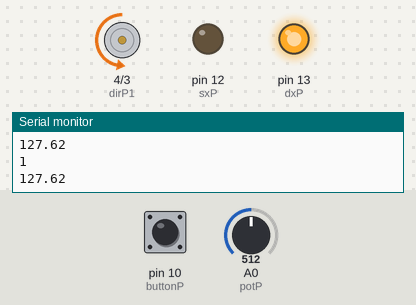
The sketch below on a simulated Arduino Uno, built with avr-gcc and run on an emulated ATmega328P. On the bench: motor-driver pin pairs drawn as motors (green arrow = first pin HIGH = forward, orange = second pin HIGH = backward, longer = more drive, scaled by the enable pin), output pins drawn as LEDs (lit = HIGH), the last lines printed to the serial monitor. The test bench sets the inputs (shaded band); at power-on: A0 (potP) = 512, pin 10 (buttonP) HIGH.

Above: at 1.2 s.
1.3 s: A0 (potP) set to 716
At 1.8 s:
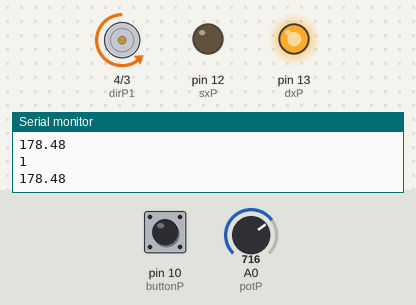
2.8 s: A0 (potP) set to 900
At 4.0 s:
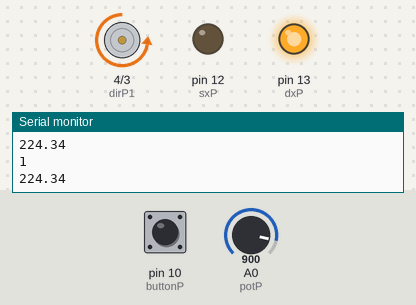
4.3 s: A0 (potP) set to 122
At 5.1 s:
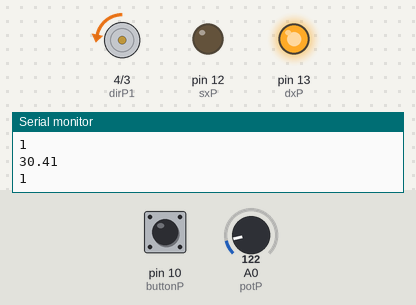
5.8 s: pin 10 (buttonP) pulled LOW for 0.15 s
At 6.5 s:
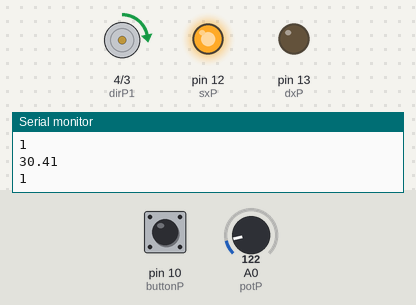
7.4 s: A0 (potP) set to 0
At 8.6 s:
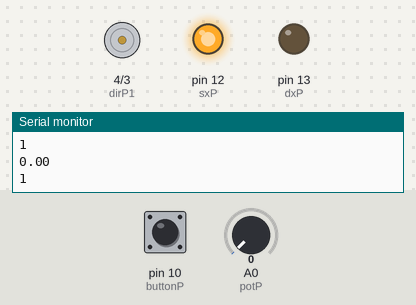
8.9 s: pin 10 (buttonP) pulled LOW for 1 s
At 11.3 s:
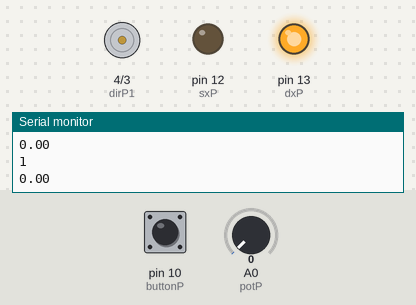
Timing chart, 0 to 12.4 s (numbered marks = the images above; inputs shaded):
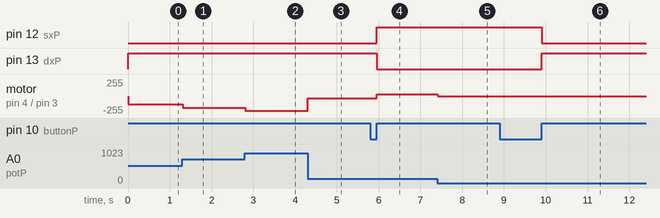

The sketch:

motortestr.ino
```cpp
int speedP=5;
int dirP1=4;
int dirP2=3;
float mSpeed;
int potP=A0;
int potVal;
int buttonP=10;
int buttonRead;
bool dir1=LOW;
bool dir2=HIGH;
int sxP=12;
int dxP=13;
void setup() {
  // put your setup code here, to run once:
pinMode(speedP,OUTPUT);
pinMode(dirP1,OUTPUT);
pinMode(dirP2,OUTPUT);
pinMode(potP,INPUT);
pinMode(dxP,OUTPUT);
pinMode(sxP,OUTPUT);
pinMode(buttonP,INPUT);
digitalWrite(buttonP,HIGH);
Serial.begin(9600);
}

void loop() {
  // put your main code here, to run repeatedly:
potVal = analogRead(potP);
mSpeed=potVal*255./1023.;
buttonRead=digitalRead(buttonP);
Serial.println(buttonRead);
while(buttonRead==0){
  buttonRead=digitalRead(buttonP);
  if(buttonRead==1 && mSpeed<50){
    if (dir1==LOW){
      dir1=HIGH;
      dir2=LOW;
      }
      else{
      dir2=HIGH;
      dir1=LOW;
        }
    }
  }
digitalWrite(dirP1,dir1);
digitalWrite(dirP2,dir2);
digitalWrite(sxP,dir1);
digitalWrite(dxP,dir2);


analogWrite(speedP,mSpeed);

Serial.println(mSpeed);
}
```

Measured:
- after the input at 1.3 s, motor on pin 4 (dirP1) / pin 3 (dirP2): backward 127/255 → backward 178/255 at once
- after the input at 2.8 s, motor on pin 4 (dirP1) / pin 3 (dirP2): backward 178/255 → backward 224/255 at once
- after the input at 4.3 s, motor on pin 4 (dirP1) / pin 3 (dirP2): backward 224/255 → backward 30/255 at once
- after the input at 5.8 s, pin 12 (sxP): LOW → HIGH after 0.15 s; pin 13 (dxP): HIGH → LOW after 0.15 s; motor on pin 4 (dirP1) / pin 3 (dirP2): backward 30/255 → forward 30/255 after 0.15 s
- after the input at 7.4 s, motor on pin 4 (dirP1) / pin 3 (dirP2): forward 30/255 → stopped at once
- after the input at 8.9 s, pin 12 (sxP): HIGH → LOW after 1.0 s; pin 13 (dxP): LOW → HIGH after 1.0 s
